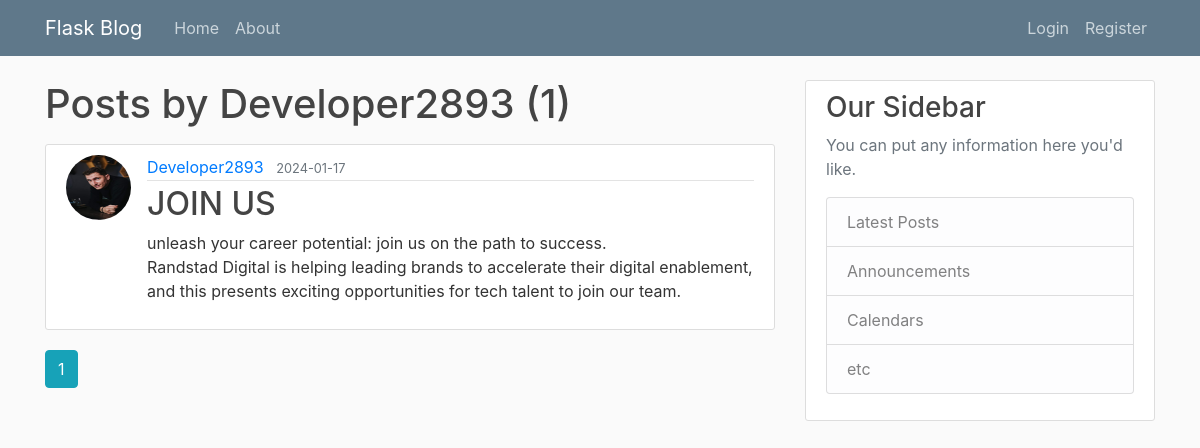
The app's page /user/Developer2893 with its own data.
### blog/models.py (models this page shows, shortened)
class User(db.Model, UserMixin):
    id = db.Column(db.Integer, primary_key=True)
    username = db.Column(db.String(20), unique=True, nullable=False)
    email = db.Column(db.String(120), unique=True, nullable=False)
    image_file = db.Column(db.String(20), nullable=False, default='default.jpg')
    password = db.Column(db.String(60), nullable=False)
    posts = db.relationship('Post', backref='author', lazy=True)

class Post(db.Model):
    id = db.Column(db.Integer, primary_key=True)
    title = db.Column(db.String(100), nullable=False)
    date_posted = db.Column(db.DateTime, nullable=False, default=datetime.utcnow)
    content = db.Column(db.Text, nullable=False)
    user_id = db.Column(db.Integer, db.ForeignKey('user.id'), nullable=False)

### blog/routes.py (the view)
@app.route("/user/<string:username>")
def user_posts(username):
    page = request.args.get('page', 1, type=int)
    user = User.query.filter_by(username=username).first_or_404()
    posts = Post.query.filter_by(author=user)\
        .order_by(Post.date_posted.desc())\
        .paginate(page=page, per_page=5)
    return render_template('user_posts.html', posts=posts, user=user)

### blog/templates/user_posts.html
{% extends "layout.html" %}
{% block content %}
    <h1 class="mb-3">Posts by {{ user.username }} ({{ posts.total }})</h1>
    {% for post in posts.items %}
        <article class="media content-section">
          <img class="rounded-circle article-img" src="{{ url_for('static', filename='profile_pics/' + post.author.image_file) }}">
          <div class="media-body">
            <div class="article-metadata">
              <a class="mr-2" href="{{ url_for('user_posts', username=post.author.username) }}">{{ post.author.username }}</a>
              <small class="text-muted">{{ post.date_posted.strftime('%Y-%m-%d') }}</small>
            </div>
            <h2><a class="article-title" href="{{ url_for('post', post_id=post.id) }}">{{ post.title }}</a></h2>
            <p class="article-content">{{ post.content }}</p>
          </div>
        </article>
    {% endfor %}
    {% for page_num in posts.iter_pages(left_edge=1, right_edge=1, left_current=1, right_current=2) %}
      {% if page_num %}
        {% if posts.page == page_num %}
          <a class="btn btn-info mb-4" href="{{ url_for('user_posts', username=user.username, page=page_num) }}">{{ page_num }}</a>
        {% else %}
          <a class="btn btn-outline-info mb-4" href="{{ url_for('user_posts', username=user.username, page=page_num) }}">{{ page_num }}</a>
        {% endif %}
      {% else %}
        ...
      {% endif %}
    {% endfor %}
{% endblock content %}

### blog/static/main.css (style rules this page uses)
body { background: #fafafa; color: #333333; margin-top: 5rem; }
h1, h2, h3, h4, h5, h6 { color: #444444; }
.content-section { background: #ffffff; padding: 10px 20px; border: 1px solid #dddddd; border-radius: 3px; margin-bottom: 20px; }
.article-title { color: #444444; }
.article-content { white-space: pre-line; }
.article-img { height: 65px; width: 65px; margin-right: 16px; }
.article-metadata { padding-bottom: 1px; margin-bottom: 4px; border-bottom: 1px solid #e3e3e3 }

### records on screen
User: username "Developer2893"
Post: image_file (picture), author.username "Developer2893", date_posted "2024-01-17", title "JOIN US", content "unleash your career potential: join us on the path to success. Randstad Digital is helping leading brands to accelerate their digital enablement, and this presents exciting opportunities for tech talent to join our team."

### other values on screen
{{ posts.total }} "1"
{{ page_num }} "1"
